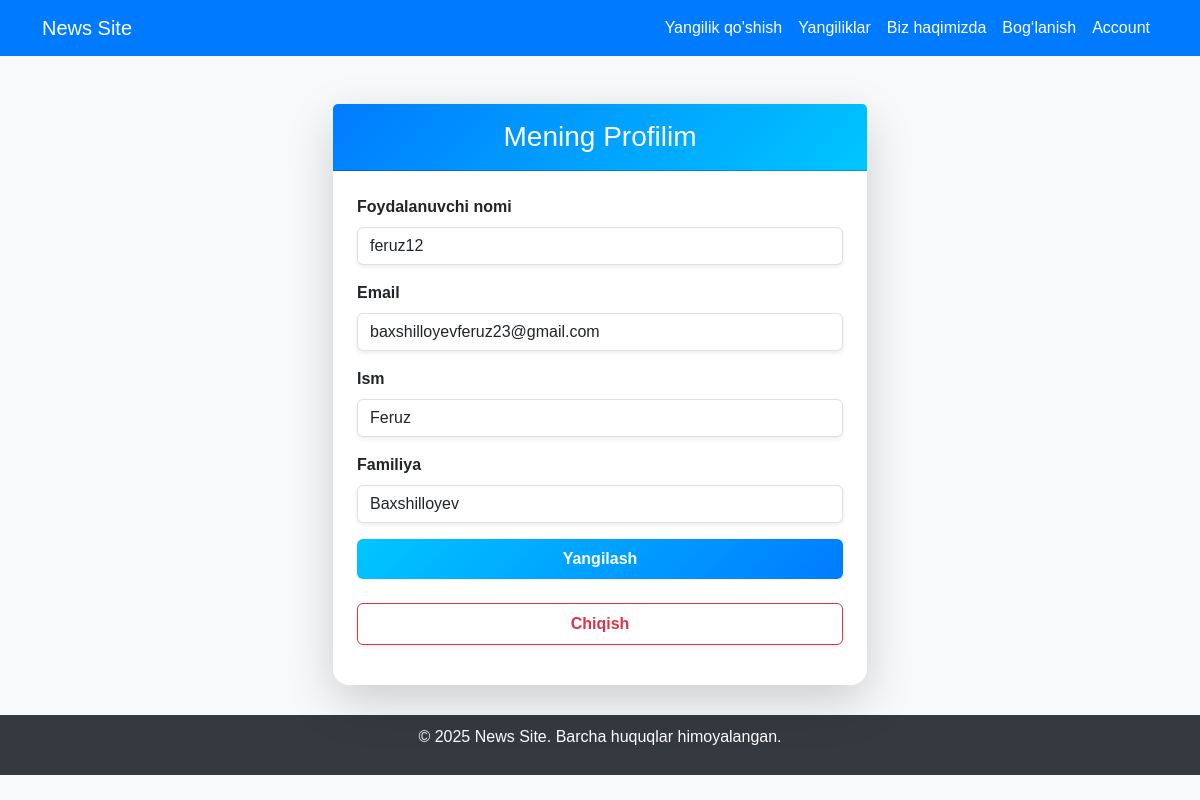
The app's page /profil/ (signed in) with its own data.
### profil/models.py (models this page shows, shortened)
class CustomUser(AbstractUser):
    phone = models.CharField(max_length=15, blank=True, null=True)
    groups = models.ManyToManyField("auth.Group", related_name="customuser_set", blank=True)
    user_permissions = models.ManyToManyField("auth.Permission", related_name="customuser_permissions_set", blank=True)

### profil/views.py (the view)
# urls.py: path('', profil_view, name='profil'),
@login_required
def profil_view(request):
    user = request.user
    if request.method == 'POST':
        form = ProfileForm(request.POST, instance=user)
        if form.is_valid():
            form.save()
            return redirect('profil:profil')
    else:
        form = ProfileForm(instance=user)
    return render(request, 'profil.html', {'form': form, 'user': user})

### profil/forms.py (shortened to what this page needs)
class ProfileForm(forms.ModelForm):
    username = forms.CharField(label="Foydalanuvchi nomi", max_length=150,
                               widget=forms.TextInput(attrs={'class': 'form-control'}))
    email = forms.EmailField(label="Email", widget=forms.EmailInput(attrs={'class': 'form-control'}))
    phone_number = forms.CharField(label="Telefon raqam", required=False,
                                   widget=forms.TextInput(attrs={'class': 'form-control'}))
    first_name = forms.CharField(label="Ism", required=False, widget=forms.TextInput(attrs={'class': 'form-control'}))
    last_name = forms.CharField(label="Familiya", required=False,
                                widget=forms.TextInput(attrs={'class': 'form-control'}))
    class Meta:
        model = CustomUser
        fields = ['username', 'email', 'phone_number', 'first_name', 'last_name']

### profil/templates/profil.html (shortened to what this page needs)
{% extends 'base.html' %}
{% block content %}
<div class="container mt-5">
    <div class="row justify-content-center">
        <div class="col-md-6">
            <div class="card shadow-lg border-0 rounded-4">
                <div class="card-header text-white text-center fw-bold" style="background: linear-gradient(135deg, #007bff, #00c6ff);">
                    <h3 class="my-2">Mening Profilim</h3>
                </div>
                <div class="card-body p-4">
                    <form method="POST" class="needs-validation" novalidate>
                        <div class="mb-3">
                            <label class="form-label fw-semibold">Foydalanuvchi nomi</label>
                            <input type="text" name="username" value="{{ user.username }}" class="form-control shadow-sm" required>
                        </div>
                        <div class="mb-3">
                            <label class="form-label fw-semibold">Email</label>
                            <input type="email" name="email" value="{{ user.email }}" class="form-control shadow-sm" required>
                        </div>
                        <div class="mb-3">
                            <label class="form-label fw-semibold">Ism</label>
                            <input type="text" name="first_name" value="{{ user.first_name }}" class="form-control shadow-sm">
                        </div>
                        <div class="mb-3">
                            <label class="form-label fw-semibold">Familiya</label>
                            <input type="text" name="last_name" value="{{ user.last_name }}" class="form-control shadow-sm">
                        </div>
                        <button type="submit" class="btn w-100 text-white fw-bold py-2" style="background: linear-gradient(135deg, #00c6ff, #007bff); border: none;">
                            Yangilash
                        </button>
                    </form>
                    <p class="text-center mt-4">
                        <a href="{% url 'profil:logout' %}" class="btn btn-outline-danger w-100 fw-bold py-2 shadow-sm">
                             Chiqish
                        </a>
                    </p>
                </div>
            </div>
        </div>
    </div>
</div>
{% endblock %}

### app_1/templates/base.html (style rules this page uses)
body { font-family: Arial, sans-serif; background-color: #f8f9fa; }

### records on screen
CustomUser: username "feruz12", email "baxshilloyevferuz23@gmail.com", first_name "Feruz", last_name "Baxshilloyev"
